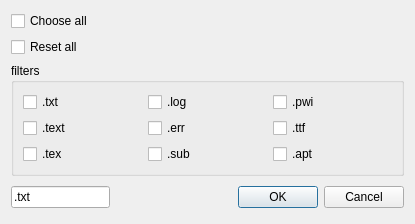
<?xml version="1.0" encoding="UTF-8"?>
<ui version="4.0">
 <class>Filters</class>
 <widget class="QDialog" name="Filters">
  <property name="geometry">
   <rect>
    <x>0</x>
    <y>0</y>
    <width>415</width>
    <height>191</height>
   </rect>
  </property>
  <property name="windowTitle">
   <string>Dialog</string>
  </property>
  <layout class="QVBoxLayout" name="verticalLayout">
   <item>
    <widget class="QCheckBox" name="chooseAll">
     <property name="text">
      <string>Choose all</string>
     </property>
    </widget>
   </item>
   <item>
    <widget class="QCheckBox" name="resetAll">
     <property name="text">
      <string>Reset all</string>
     </property>
    </widget>
   </item>
   <item>
    <widget class="QGroupBox" name="groupBox">
     <property name="title">
      <string>filters</string>
     </property>
     <layout class="QGridLayout" name="gridLayout">
      <item row="0" column="1">
       <widget class="QCheckBox" name="log">
        <property name="text">
         <string>.log</string>
        </property>
       </widget>
      </item>
      <item row="0" column="0">
       <widget class="QCheckBox" name="txt">
        <property name="text">
         <string>.txt</string>
        </property>
       </widget>
      </item>
      <item row="0" column="2">
       <widget class="QCheckBox" name="pwi">
        <property name="text">
         <string>.pwi</string>
        </property>
       </widget>
      </item>
      <item row="2" column="2">
       <widget class="QCheckBox" name="apt">
        <property name="text">
         <string>.apt</string>
        </property>
       </widget>
      </item>
      <item row="2" column="0">
       <widget class="QCheckBox" name="tex">
        <property name="text">
         <string>.tex</string>
        </property>
       </widget>
      </item>
      <item row="1" column="1">
       <widget class="QCheckBox" name="err">
        <property name="text">
         <string>.err</string>
        </property>
       </widget>
      </item>
      <item row="1" column="2">
       <widget class="QCheckBox" name="ttf">
        <property name="text">
         <string>.ttf</string>
        </property>
       </widget>
      </item>
      <item row="1" column="0">
       <widget class="QCheckBox" name="text">
        <property name="text">
         <string>.text</string>
        </property>
       </widget>
      </item>
      <item row="2" column="1">
       <widget class="QCheckBox" name="sub">
        <property name="text">
         <string>.sub</string>
        </property>
       </widget>
      </item>
     </layout>
    </widget>
   </item>
   <item>
    <layout class="QHBoxLayout">
     <property name="spacing">
      <number>6</number>
     </property>
     <property name="leftMargin">
      <number>0</number>
     </property>
     <property name="topMargin">
      <number>0</number>
     </property>
     <property name="rightMargin">
      <number>0</number>
     </property>
     <property name="bottomMargin">
      <number>0</number>
     </property>
     <item>
      <widget class="QLineEdit" name="lineEdit">
       <property name="text">
        <string>.txt</string>
       </property>
      </widget>
     </item>
     <item>
      <spacer>
       <property name="orientation">
        <enum>Qt::Horizontal</enum>
       </property>
       <property name="sizeHint" stdset="0">
        <size>
         <width>131</width>
         <height>31</height>
        </size>
       </property>
      </spacer>
     </item>
     <item>
      <widget class="QPushButton" name="okButton">
       <property name="text">
        <string>OK</string>
       </property>
      </widget>
     </item>
     <item>
      <widget class="QPushButton" name="cancelButton">
       <property name="text">
        <string>Cancel</string>
       </property>
      </widget>
     </item>
    </layout>
   </item>
  </layout>
 </widget>
 <resources/>
 <connections>
  <connection>
   <sender>okButton</sender>
   <signal>clicked()</signal>
   <receiver>Filters</receiver>
   <slot>accept()</slot>
   <hints>
    <hint type="sourcelabel">
     <x>278</x>
     <y>253</y>
    </hint>
    <hint type="destinationlabel">
     <x>96</x>
     <y>254</y>
    </hint>
   </hints>
  </connection>
  <connection>
   <sender>cancelButton</sender>
   <signal>clicked()</signal>
   <receiver>Filters</receiver>
   <slot>reject()</slot>
   <hints>
    <hint type="sourcelabel">
     <x>369</x>
     <y>253</y>
    </hint>
    <hint type="destinationlabel">
     <x>179</x>
     <y>282</y>
    </hint>
   </hints>
  </connection>
 </connections>
</ui>
